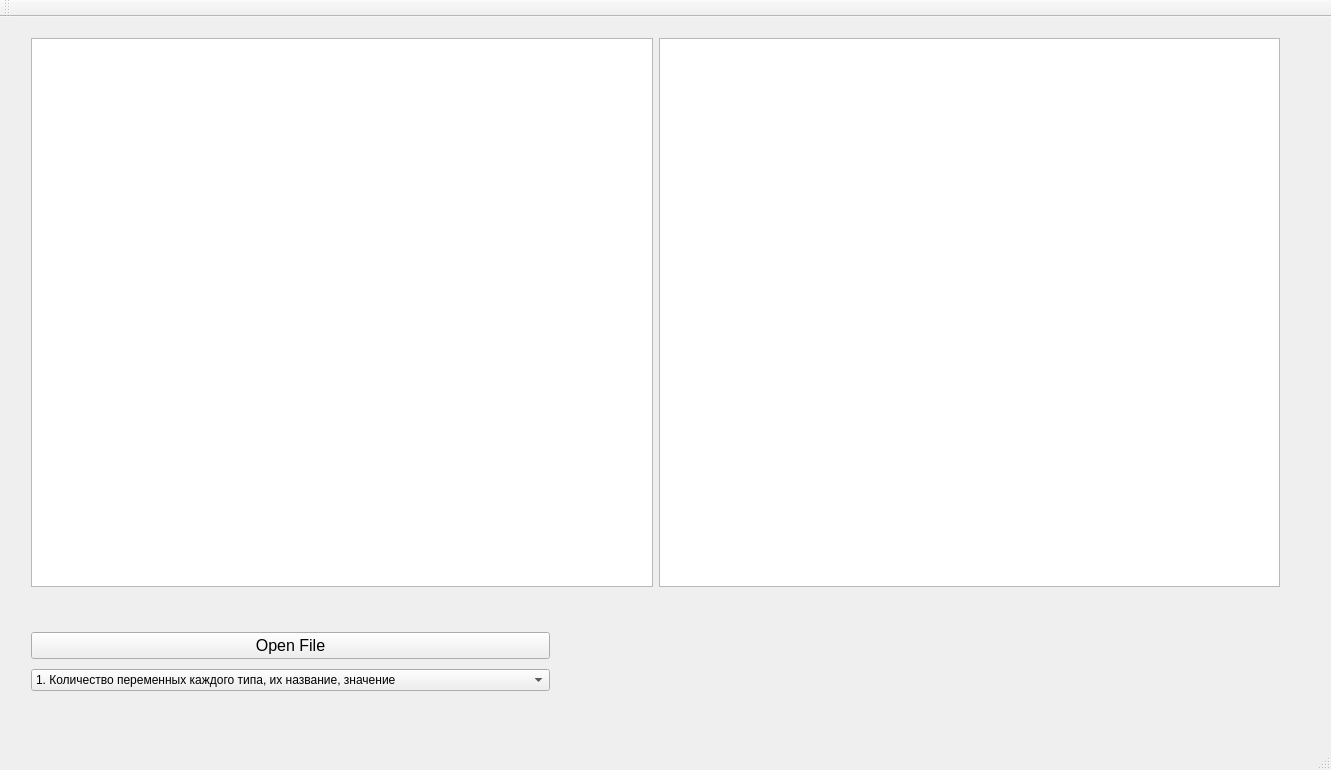
<?xml version="1.0" encoding="UTF-8"?>
<ui version="4.0">
 <class>ParserClass</class>
 <widget class="QMainWindow" name="ParserClass">
  <property name="geometry">
   <rect>
    <x>0</x>
    <y>0</y>
    <width>1331</width>
    <height>770</height>
   </rect>
  </property>
  <property name="windowTitle">
   <string>Parser</string>
  </property>
  <widget class="QWidget" name="centralWidget">
   <widget class="QWidget" name="layoutWidget">
    <property name="geometry">
     <rect>
      <x>20</x>
      <y>10</y>
      <width>1271</width>
      <height>571</height>
     </rect>
    </property>
    <layout class="QHBoxLayout" name="horizontalLayout_2">
     <item>
      <widget class="QTextEdit" name="Code"/>
     </item>
     <item>
      <widget class="QTextBrowser" name="Result"/>
     </item>
    </layout>
   </widget>
   <widget class="QWidget" name="">
    <property name="geometry">
     <rect>
      <x>20</x>
      <y>600</y>
      <width>541</width>
      <height>91</height>
     </rect>
    </property>
    <layout class="QVBoxLayout" name="verticalLayout">
     <item>
      <widget class="QPushButton" name="File">
       <property name="font">
        <font>
         <pointsize>12</pointsize>
        </font>
       </property>
       <property name="text">
        <string>Open File</string>
       </property>
      </widget>
     </item>
     <item>
      <widget class="QComboBox" name="comboBox">
       <property name="font">
        <font>
         <pointsize>9</pointsize>
        </font>
       </property>
       <item>
        <property name="text">
         <string>1. Количество переменных каждого типа, их название, значение</string>
        </property>
       </item>
       <item>
        <property name="text">
         <string>2. Количество инициализированных классов, структур, массивов</string>
        </property>
       </item>
       <item>
        <property name="text">
         <string>3. Прототипы всех функций</string>
        </property>
       </item>
       <item>
        <property name="text">
         <string>4. Место каждого изменения любой переменной, в т.ч. массива</string>
        </property>
       </item>
       <item>
        <property name="text">
         <string>5. Информация о локальных переменных</string>
        </property>
       </item>
       <item>
        <property name="text">
         <string>6. Информация о перегруженных функциях</string>
        </property>
       </item>
       <item>
        <property name="text">
         <string>7. Значение глубины ветвлений</string>
        </property>
       </item>
       <item>
        <property name="text">
         <string>8. Логические ошибки времени компиляции</string>
        </property>
       </item>
      </widget>
     </item>
    </layout>
   </widget>
  </widget>
  <widget class="QMenuBar" name="menuBar">
   <property name="geometry">
    <rect>
     <x>0</x>
     <y>0</y>
     <width>1331</width>
     <height>26</height>
    </rect>
   </property>
  </widget>
  <widget class="QToolBar" name="mainToolBar">
   <attribute name="toolBarArea">
    <enum>TopToolBarArea</enum>
   </attribute>
   <attribute name="toolBarBreak">
    <bool>false</bool>
   </attribute>
  </widget>
  <widget class="QStatusBar" name="statusBar"/>
 </widget>
 <layoutdefault spacing="6" margin="11"/>
 <resources>
  <include location="parser.qrc"/>
 </resources>
 <connections/>
</ui>
